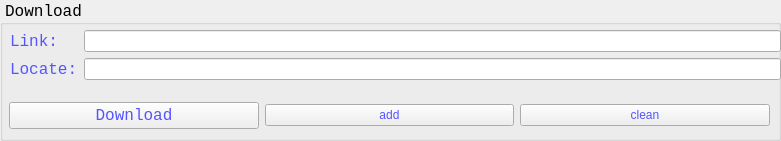
     <widget class="QGroupBox" name="groupBox">
      <property name="geometry">
       <rect>
        <x>10</x>
        <y>0</y>
        <width>781</width>
        <height>141</height>
       </rect>
      </property>
      <property name="font">
       <font>
        <family>Consolas</family>
        <pointsize>12</pointsize>
        <weight>50</weight>
        <italic>false</italic>
        <bold>false</bold>
       </font>
      </property>
      <property name="styleSheet">
       <string notr="true">color:rgb(0,0,0);
font: 12pt &quot;Consolas&quot;;</string>
      </property>
      <property name="title">
       <string>Download</string>
      </property>
      <widget class="QWidget" name="verticalLayoutWidget_3">
       <property name="geometry">
        <rect>
         <x>10</x>
         <y>20</y>
         <width>771</width>
         <height>71</height>
        </rect>
       </property>
       <layout class="QVBoxLayout" name="verticalLayout_3">
        <item>
         <layout class="QHBoxLayout" name="horizontalLayout">
          <item>
           <layout class="QVBoxLayout" name="verticalLayout">
            <item>
             <widget class="QLabel" name="label">
              <property name="palette">
               <palette>
                <active>
                 <colorrole role="WindowText">
                  <brush brushstyle="SolidPattern">
                   <color alpha="255">
                    <red>85</red>
                    <green>85</green>
                    <blue>255</blue>
                   </color>
                  </brush>
                 </colorrole>
                 <colorrole role="Button">
                  <brush brushstyle="SolidPattern">
                   <color alpha="255">
                    <red>255</red>
                    <green>255</green>
                    <blue>255</blue>
                   </color>
                  </brush>
                 </colorrole>
                 <colorrole role="Text">
                  <brush brushstyle="SolidPattern">
                   <color alpha="255">
                    <red>85</red>
                    <green>85</green>
                    <blue>255</blue>
                   </color>
                  </brush>
                 </colorrole>
                 <colorrole role="ButtonText">
                  <brush brushstyle="SolidPattern">
                   <color alpha="255">
                    <red>85</red>
                    <green>85</green>
                    <blue>255</blue>
                   </color>
                  </brush>
                 </colorrole>
                 <colorrole role="Base">
                  <brush brushstyle="SolidPattern">
                   <color alpha="255">
                    <red>255</red>
                    <green>255</green>
                    <blue>255</blue>
                   </color>
                  </brush>
                 </colorrole>
                 <colorrole role="Window">
                  <brush brushstyle="SolidPattern">
                   <color alpha="255">
                    <red>255</red>
                    <green>255</green>
                    <blue>255</blue>
                   </color>
                  </brush>
                 </colorrole>
                 <colorrole role="Highlight">
                  <brush brushstyle="SolidPattern">
                   <color alpha="255">
                    <red>0</red>
                    <green>0</green>
                    <blue>0</blue>
                   </color>
                  </brush>
                 </colorrole>
                 <colorrole role="HighlightedText">
                  <brush brushstyle="SolidPattern">
                   <color alpha="255">
                    <red>255</red>
                    <green>255</green>
                    <blue>255</blue>
                   </color>
                  </brush>
                 </colorrole>
                 <colorrole role="AlternateBase">
                  <brush brushstyle="SolidPattern">
                   <color alpha="255">
                    <red>0</red>
                    <green>0</green>
                    <blue>0</blue>
                   </color>
                  </brush>
                 </colorrole>
                 <colorrole role="PlaceholderText">
                  <brush brushstyle="NoBrush">
                   <color alpha="128">
                    <red>85</red>
                    <green>85</green>
                    <blue>255</blue>
                   </color>
                  </brush>
                 </colorrole>
                </active>
                <inactive>
                 <colorrole role="WindowText">
                  <brush brushstyle="SolidPattern">
                   <color alpha="255">
                    <red>85</red>
                    <green>85</green>
                    <blue>255</blue>
                   </color>
                  </brush>
                 </colorrole>
                 <colorrole role="Button">
                  <brush brushstyle="SolidPattern">
                   <color alpha="255">
                    <red>255</red>
                    <green>255</green>
                    <blue>255</blue>
                   </color>
                  </brush>
                 </colorrole>
                 <colorrole role="Text">
                  <brush brushstyle="SolidPattern">
                   <color alpha="255">
                    <red>85</red>
                    <green>85</green>
                    <blue>255</blue>
                   </color>
                  </brush>
                 </colorrole>
                 <colorrole role="ButtonText">
                  <brush brushstyle="SolidPattern">
                   <color alpha="255">
                    <red>85</red>
                    <green>85</green>
                    <blue>255</blue>
                   </color>
                  </brush>
                 </colorrole>
                 <colorrole role="Base">
                  <brush brushstyle="SolidPattern">
                   <color alpha="255">
                    <red>255</red>
                    <green>255</green>
                    <blue>255</blue>
                   </color>
                  </brush>
                 </colorrole>
                 <colorrole role="Window">
                  <brush brushstyle="SolidPattern">
                   <color alpha="255">
                    <red>255</red>
                    <green>255</green>
                    <blue>255</blue>
                   </color>
                  </brush>
                 </colorrole>
                 <colorrole role="Highlight">
                  <brush brushstyle="SolidPattern">
                   <color alpha="255">
                    <red>0</red>
                    <green>0</green>
                    <blue>0</blue>
                   </color>
                  </brush>
                 </colorrole>
                 <colorrole role="HighlightedText">
                  <brush brushstyle="SolidPattern">
                   <color alpha="255">
                    <red>255</red>
                    <green>255</green>
                    <blue>255</blue>
                   </color>
                  </brush>
                 </colorrole>
                 <colorrole role="AlternateBase">
                  <brush brushstyle="SolidPattern">
                   <color alpha="255">
                    <red>0</red>
                    <green>0</green>
                    <blue>0</blue>
                   </color>
                  </brush>
                 </colorrole>
                 <colorrole role="PlaceholderText">
                  <brush brushstyle="NoBrush">
                   <color alpha="128">
                    <red>85</red>
                    <green>85</green>
                    <blue>255</blue>
                   </color>
                  </brush>
                 </colorrole>
                </inactive>
                <disabled>
                 <colorrole role="WindowText">
                  <brush brushstyle="SolidPattern">
                   <color alpha="255">
                    <red>85</red>
                    <green>85</green>
                    <blue>255</blue>
                   </color>
                  </brush>
                 </colorrole>
                 <colorrole role="Button">
                  <brush brushstyle="SolidPattern">
                   <color alpha="255">
                    <red>255</red>
                    <green>255</green>
                    <blue>255</blue>
                   </color>
                  </brush>
                 </colorrole>
                 <colorrole role="Text">
                  <brush brushstyle="SolidPattern">
                   <color alpha="255">
                    <red>85</red>
                    <green>85</green>
                    <blue>255</blue>
                   </color>
                  </brush>
                 </colorrole>
                 <colorrole role="ButtonText">
                  <brush brushstyle="SolidPattern">
                   <color alpha="255">
                    <red>85</red>
                    <green>85</green>
                    <blue>255</blue>
                   </color>
                  </brush>
                 </colorrole>
                 <colorrole role="Base">
                  <brush brushstyle="SolidPattern">
                   <color alpha="255">
                    <red>255</red>
                    <green>255</green>
                    <blue>255</blue>
                   </color>
                  </brush>
                 </colorrole>
                 <colorrole role="Window">
                  <brush brushstyle="SolidPattern">
                   <color alpha="255">
                    <red>255</red>
                    <green>255</green>
                    <blue>255</blue>
                   </color>
                  </brush>
                 </colorrole>
                 <colorrole role="Highlight">
                  <brush brushstyle="SolidPattern">
                   <color alpha="255">
                    <red>0</red>
                    <green>0</green>
                    <blue>0</blue>
                   </color>
                  </brush>
                 </colorrole>
                 <colorrole role="HighlightedText">
                  <brush brushstyle="SolidPattern">
                   <color alpha="255">
                    <red>255</red>
                    <green>255</green>
                    <blue>255</blue>
                   </color>
                  </brush>
                 </colorrole>
                 <colorrole role="AlternateBase">
                  <brush brushstyle="SolidPattern">
                   <color alpha="255">
                    <red>0</red>
                    <green>0</green>
                    <blue>0</blue>
                   </color>
                  </brush>
                 </colorrole>
                 <colorrole role="PlaceholderText">
                  <brush brushstyle="NoBrush">
                   <color alpha="128">
                    <red>85</red>
                    <green>85</green>
                    <blue>255</blue>
                   </color>
                  </brush>
                 </colorrole>
                </disabled>
               </palette>
              </property>
              <property name="font">
               <font>
                <family>Consolas</family>
                <pointsize>12</pointsize>
                <weight>50</weight>
                <italic>false</italic>
                <bold>false</bold>
               </font>
              </property>
              <property name="styleSheet">
               <string notr="true">color: rgb(85, 85, 255);</string>
              </property>
              <property name="text">
               <string>Link:</string>
              </property>
             </widget>
            </item>
            <item>
             <widget class="QLabel" name="label_2">
              <property name="palette">
               <palette>
                <active>
                 <colorrole role="WindowText">
                  <brush brushstyle="SolidPattern">
                   <color alpha="255">
                    <red>85</red>
                    <green>85</green>
                    <blue>255</blue>
                   </color>
                  </brush>
                 </colorrole>
                 <colorrole role="Button">
                  <brush brushstyle="SolidPattern">
                   <color alpha="255">
                    <red>255</red>
                    <green>255</green>
                    <blue>255</blue>
                   </color>
                  </brush>
                 </colorrole>
                 <colorrole role="Text">
                  <brush brushstyle="SolidPattern">
                   <color alpha="255">
                    <red>85</red>
                    <green>85</green>
                    <blue>255</blue>
                   </color>
                  </brush>
                 </colorrole>
                 <colorrole role="ButtonText">
                  <brush brushstyle="SolidPattern">
                   <color alpha="255">
                    <red>85</red>
                    <green>85</green>
                    <blue>255</blue>
                   </color>
                  </brush>
                 </colorrole>
                 <colorrole role="Base">
                  <brush brushstyle="SolidPattern">
                   <color alpha="255">
                    <red>255</red>
                    <green>255</green>
                    <blue>255</blue>
                   </color>
                  </brush>
                 </colorrole>
                 <colorrole role="Window">
                  <brush brushstyle="SolidPattern">
                   <color alpha="255">
                    <red>255</red>
                    <green>255</green>
                    <blue>255</blue>
                   </color>
                  </brush>
                 </colorrole>
                 <colorrole role="Highlight">
                  <brush brushstyle="SolidPattern">
                   <color alpha="255">
                    <red>0</red>
                    <green>0</green>
                    <blue>0</blue>
                   </color>
                  </brush>
                 </colorrole>
                 <colorrole role="HighlightedText">
                  <brush brushstyle="SolidPattern">
                   <color alpha="255">
                    <red>255</red>
                    <green>255</green>
                    <blue>255</blue>
                   </color>
                  </brush>
                 </colorrole>
                 <colorrole role="AlternateBase">
                  <brush brushstyle="SolidPattern">
                   <color alpha="255">
                    <red>0</red>
                    <green>0</green>
                    <blue>0</blue>
                   </color>
                  </brush>
                 </colorrole>
                 <colorrole role="PlaceholderText">
                  <brush brushstyle="NoBrush">
                   <color alpha="128">
                    <red>85</red>
                    <green>85</green>
                    <blue>255</blue>
                   </color>
                  </brush>
                 </colorrole>
                </active>
                <inactive>
                 <colorrole role="WindowText">
                  <brush brushstyle="SolidPattern">
                   <color alpha="255">
                    <red>85</red>
                    <green>85</green>
                    <blue>255</blue>
                   </color>
                  </brush>
                 </colorrole>
                 <colorrole role="Button">
                  <brush brushstyle="SolidPattern">
                   <color alpha="255">
                    <red>255</red>
                    <green>255</green>
                    <blue>255</blue>
                   </color>
                  </brush>
                 </colorrole>
                 <colorrole role="Text">
                  <brush brushstyle="SolidPattern">
                   <color alpha="255">
                    <red>85</red>
                    <green>85</green>
                    <blue>255</blue>
                   </color>
                  </brush>
                 </colorrole>
                 <colorrole role="ButtonText">
                  <brush brushstyle="SolidPattern">
                   <color alpha="255">
                    <red>85</red>
                    <green>85</green>
                    <blue>255</blue>
                   </color>
                  </brush>
                 </colorrole>
                 <colorrole role="Base">
                  <brush brushstyle="SolidPattern">
                   <color alpha="255">
                    <red>255</red>
                    <green>255</green>
                    <blue>255</blue>
                   </color>
                  </brush>
                 </colorrole>
                 <colorrole role="Window">
                  <brush brushstyle="SolidPattern">
                   <color alpha="255">
                    <red>255</red>
                    <green>255</green>
                    <blue>255</blue>
                   </color>
                  </brush>
                 </colorrole>
                 <colorrole role="Highlight">
                  <brush brushstyle="SolidPattern">
                   <color alpha="255">
                    <red>0</red>
                    <green>0</green>
                    <blue>0</blue>
                   </color>
                  </brush>
                 </colorrole>
                 <colorrole role="HighlightedText">
                  <brush brushstyle="SolidPattern">
                   <color alpha="255">
                    <red>255</red>
                    <green>255</green>
                    <blue>255</blue>
                   </color>
                  </brush>
                 </colorrole>
                 <colorrole role="AlternateBase">
                  <brush brushstyle="SolidPattern">
                   <color alpha="255">
                    <red>0</red>
                    <green>0</green>
                    <blue>0</blue>
                   </color>
                  </brush>
                 </colorrole>
                 <colorrole role="PlaceholderText">
                  <brush brushstyle="NoBrush">
                   <color alpha="128">
                    <red>85</red>
                    <green>85</green>
                    <blue>255</blue>
                   </color>
                  </brush>
                 </colorrole>
                </inactive>
                <disabled>
                 <colorrole role="WindowText">
                  <brush brushstyle="SolidPattern">
                   <color alpha="255">
                    <red>85</red>
                    <green>85</green>
                    <blue>255</blue>
                   </color>
                  </brush>
                 </colorrole>
                 <colorrole role="Button">
                  <brush brushstyle="SolidPattern">
                   <color alpha="255">
                    <red>255</red>
                    <green>255</green>
                    <blue>255</blue>
                   </color>
                  </brush>
                 </colorrole>
                 <colorrole role="Text">
                  <brush brushstyle="SolidPattern">
                   <color alpha="255">
                    <red>85</red>
                    <green>85</green>
                    <blue>255</blue>
                   </color>
                  </brush>
                 </colorrole>
                 <colorrole role="ButtonText">
                  <brush brushstyle="SolidPattern">
                   <color alpha="255">
                    <red>85</red>
                    <green>85</green>
                    <blue>255</blue>
                   </color>
                  </brush>
                 </colorrole>
                 <colorrole role="Base">
                  <brush brushstyle="SolidPattern">
                   <color alpha="255">
                    <red>255</red>
                    <green>255</green>
                    <blue>255</blue>
                   </color>
                  </brush>
                 </colorrole>
                 <colorrole role="Window">
                  <brush brushstyle="SolidPattern">
                   <color alpha="255">
                    <red>255</red>
                    <green>255</green>
                    <blue>255</blue>
                   </color>
                  </brush>
                 </colorrole>
                 <colorrole role="Highlight">
                  <brush brushstyle="SolidPattern">
                   <color alpha="255">
                    <red>0</red>
                    <green>0</green>
                    <blue>0</blue>
                   </color>
                  </brush>
                 </colorrole>
                 <colorrole role="HighlightedText">
                  <brush brushstyle="SolidPattern">
                   <color alpha="255">
                    <red>255</red>
                    <green>255</green>
                    <blue>255</blue>
                   </color>
                  </brush>
                 </colorrole>
                 <colorrole role="AlternateBase">
                  <brush brushstyle="SolidPattern">
                   <color alpha="255">
                    <red>0</red>
                    <green>0</green>
                    <blue>0</blue>
                   </color>
                  </brush>
                 </colorrole>
                 <colorrole role="PlaceholderText">
                  <brush brushstyle="NoBrush">
                   <color alpha="128">
                    <red>85</red>
                    <green>85</green>
                    <blue>255</blue>
                   </color>
                  </brush>
                 </colorrole>
                </disabled>
               </palette>
              </property>
              <property name="font">
               <font>
                <family>Consolas</family>
                <pointsize>12</pointsize>
                <weight>50</weight>
                <italic>false</italic>
                <bold>false</bold>
               </font>
              </property>
              <property name="styleSheet">
               <string notr="true">color: rgb(85, 85, 255);</string>
              </property>
              <property name="text">
               <string>Locate:</string>
              </property>
             </widget>
            </item>
           </layout>
          </item>
          <item>
           <layout class="QVBoxLayout" name="verticalLayout_2">
            <item>
             <widget class="QLineEdit" name="lineEdit">
              <property name="styleSheet">
               <string notr="true">color: rgb(85, 85, 255);
font: 12pt &quot;Consolas&quot;;</string>
              </property>
             </widget>
            </item>
            <item>
             <widget class="QLineEdit" name="lineEdit_2">
              <property name="styleSheet">
               <string notr="true">color: rgb(85, 85, 255);</string>
              </property>
             </widget>
            </item>
           </layout>
          </item>
         </layout>
        </item>
       </layout>
      </widget>
      <widget class="QWidget" name="horizontalLayoutWidget_3">
       <property name="geometry">
        <rect>
         <x>9</x>
         <y>100</y>
         <width>761</width>
         <height>31</height>
        </rect>
       </property>
       <layout class="QHBoxLayout" name="horizontalLayout_4">
        <item>
         <widget class="QPushButton" name="pushButton">
          <property name="font">
           <font>
            <family>Consolas</family>
            <pointsize>12</pointsize>
            <weight>50</weight>
            <italic>false</italic>
            <bold>false</bold>
           </font>
          </property>
          <property name="styleSheet">
           <string notr="true">color:rgb(85,85,255)</string>
          </property>
          <property name="text">
           <string>Download</string>
          </property>
         </widget>
        </item>
        <item>
         <widget class="QPushButton" name="pushButton_9">
          <property name="styleSheet">
           <string notr="true">color: rgb(85, 85, 255);</string>
          </property>
          <property name="text">
           <string>add</string>
          </property>
         </widget>
        </item>
        <item>
         <widget class="QPushButton" name="pushButton_10">
          <property name="styleSheet">
           <string notr="true">color: rgb(85, 85, 255);</string>
          </property>
          <property name="text">
           <string>clean</string>
          </property>
         </widget>
        </item>
       </layout>
      </widget>
     </widget>
